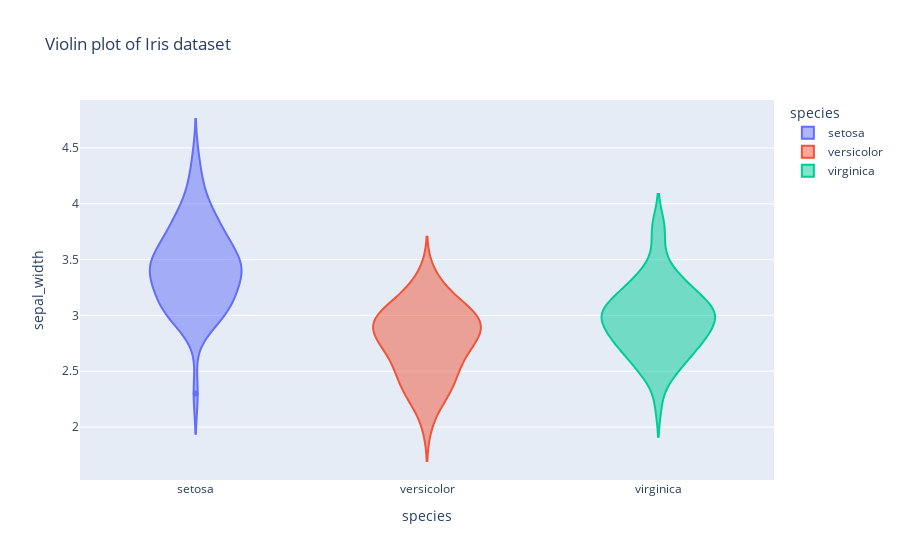

The notebook cell this image was saved under:
### Markdown cell above
### 05. Volin Plot

### Code cell
fig5=px.violin(df,x='species',y='sepal_width', title='Violin plot of Iris dataset', color='species')
fig5.show()

### Figure 1 — Plotly figure (JSON) as saved in the notebook; plotly's stock layout.template omitted (floating-point values rounded to 4 significant figures)
{"data": [{"alignmentgroup": "True", "box": {"visible": false}, "hovertemplate": "species=%{x}<br>sepal_width=%{y}<extra></extra>", "legendgroup": "setosa", "marker": {"color": "#636efa"}, "name": "setosa", "offsetgroup": "setosa", "orientation": "v", "scalegroup": "True", "showlegend": true, "type": "violin", "x": ["setosa", "setosa", "setosa", "setosa", "setosa", "setosa", "setosa", "setosa", "setosa", "setosa", "setosa", "setosa", "setosa", "setosa", "setosa", "setosa", "setosa", "setosa", "setosa", "setosa", "setosa", "setosa", "setosa", "setosa", "setosa", "setosa", "setosa", "setosa", "setosa", "setosa", "setosa", "setosa", "setosa", "setosa", "setosa", "setosa", "setosa", "setosa", "setosa", "setosa", "setosa", "setosa", "setosa", "setosa", "setosa", "setosa", "setosa", "setosa", "setosa", "setosa"], "x0": " ", "xaxis": "x", "y": [3.5, 3, 3.2, 3.1, 3.6, 3.9, 3.4, 3.4, 2.9, 3.1, 3.7, 3.4, 3, 3, 4, 4.4, 3.9, 3.5, 3.8, 3.8, 3.4, 3.7, 3.6, 3.3, 3.4, 3, 3.4, 3.5, 3.4, 3.2, 3.1, 3.4, 4.1, 4.2, 3.1, 3.2, 3.5, 3.6, 3, 3.4, 3.5, 2.3, 3.2, 3.5, 3.8, 3, 3.8, 3.2, 3.7, 3.3], "y0": " ", "yaxis": "y"}, {"alignmentgroup": "True", "box": {"visible": false}, "hovertemplate": "species=%{x}<br>sepal_width=%{y}<extra></extra>", "legendgroup": "versicolor", "marker": {"color": "#EF553B"}, "name": "versicolor", "offsetgroup": "versicolor", "orientation": "v", "scalegroup": "True", "showlegend": true, "type": "violin", "x": ["versicolor", "versicolor", "versicolor", "versicolor", "versicolor", "versicolor", "versicolor", "versicolor", "versicolor", "versicolor", "versicolor", "versicolor", "versicolor", "versicolor", "versicolor", "versicolor", "versicolor", "versicolor", "versicolor", "versicolor", "versicolor", "versicolor", "versicolor", "versicolor", "versicolor", "versicolor", "versicolor", "versicolor", "versicolor", "versicolor", "versicolor", "versicolor", "versicolor", "versicolor", "versicolor", "versicolor", "versicolor", "versicolor", "versicolor", "versicolor", "versicolor", "versicolor", "versicolor", "versicolor", "versicolor", "versicolor", "versicolor", "versicolor", "versicolor", "versicolor"], "x0": " ", "xaxis": "x", "y": [3.2, 3.2, 3.1, 2.3, 2.8, 2.8, 3.3, 2.4, 2.9, 2.7, 2, 3, 2.2, 2.9, 2.9, 3.1, 3, 2.7, 2.2, 2.5, 3.2, 2.8, 2.5, 2.8, 2.9, 3, 2.8, 3, 2.9, 2.6, 2.4, 2.4, 2.7, 2.7, 3, 3.4, 3.1, 2.3, 3, 2.5, 2.6, 3, 2.6, 2.3, 2.7, 3, 2.9, 2.9, 2.5, 2.8], "y0": " ", "yaxis": "y"}, {"alignmentgroup": "True", "box": {"visible": false}, "hovertemplate": "species=%{x}<br>sepal_width=%{y}<extra></extra>", "legendgroup": "virginica", "marker": {"color": "#00cc96"}, "name": "virginica", "offsetgroup": "virginica", "orientation": "v", "scalegroup": "True", "showlegend": true, "type": "violin", "x": ["virginica", "virginica", "virginica", "virginica", "virginica", "virginica", "virginica", "virginica", "virginica", "virginica", "virginica", "virginica", "virginica", "virginica", "virginica", "virginica", "virginica", "virginica", "virginica", "virginica", "virginica", "virginica", "virginica", "virginica", "virginica", "virginica", "virginica", "virginica", "virginica", "virginica", "virginica", "virginica", "virginica", "virginica", "virginica", "virginica", "virginica", "virginica", "virginica", "virginica", "virginica", "virginica", "virginica", "virginica", "virginica", "virginica", "virginica", "virginica", "virginica", "virginica"], "x0": " ", "xaxis": "x", "y": [3.3, 2.7, 3, 2.9, 3, 3, 2.5, 2.9, 2.5, 3.6, 3.2, 2.7, 3, 2.5, 2.8, 3.2, 3, 3.8, 2.6, 2.2, 3.2, 2.8, 2.8, 2.7, 3.3, 3.2, 2.8, 3, 2.8, 3, 2.8, 3.8, 2.8, 2.8, 2.6, 3, 3.4, 3.1, 3, 3.1, 3.1, 3.1, 2.7, 3.2, 3.3, 3, 2.5, 3, 3.4, 3], "y0": " ", "yaxis": "y"}], "layout": {"legend": {"title": {"text": "species"}, "tracegroupgap": 0}, "title": {"text": "Violin plot of Iris dataset"}, "violinmode": "overlay", "xaxis": {"anchor": "y", "categoryarray": ["setosa", "versicolor", "virginica"], "categoryorder": "array", "domain": [0, 1], "title": {"text": "species"}}, "yaxis": {"anchor": "x", "domain": [0, 1], "title": {"text": "sepal_width"}}}}
